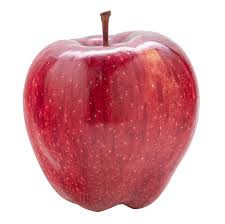
#> input picture images.jpeg, 225 x 224 px
$ python Odev1.py
#> lines starting #> are read from the running program, lines starting #| are printed output that depends on the picture
import cv2
import numpy as np
import matplotlib.pyplot as plt

def histogram_hesapla(goruntu):
    histogram = np.zeros(256)

    for piksel in np.nditer(goruntu):
        histogram[piksel] += 1

    return histogram

goruntu = cv2.imread("images.jpeg", 0)
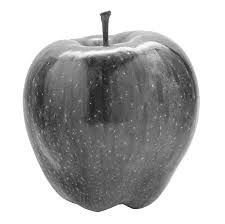
#> goruntu: shape (224, 225); min 27, max 255, mean 180.3

histogram = histogram_hesapla(goruntu)
#> after the loop in histogram_hesapla, `for piksel in np.nditer(goruntu):`: histogram = 256 values, max 23036 at index 255, min 0 at index 0, mean 196.9

plt.plot(histogram, color='black')
plt.xlabel('Piksel Değerleri')
plt.ylabel('Piksel Sayısı')
plt.show()
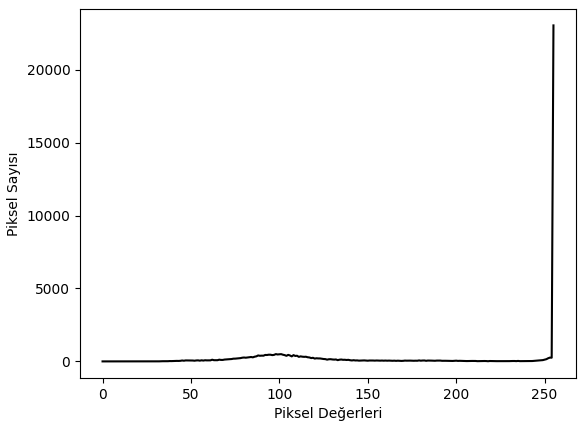
#> figure drawn by matplotlib, 1 panel; curve peaks at x = 255, y = 23036

$ run again, with pirinc3.jpg copied over images.jpeg
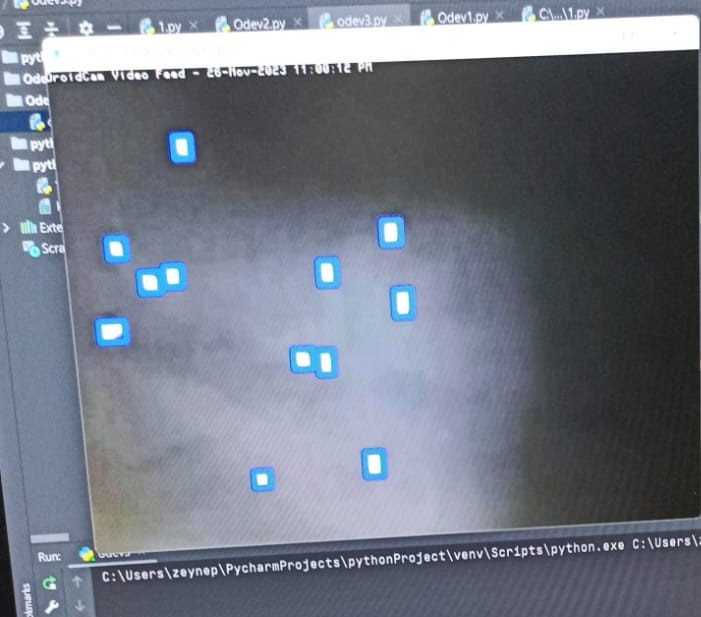
#> input picture pirinc3.jpg, 701 x 617 px
#> `goruntu = cv2.imread("images.jpeg", 0)`:
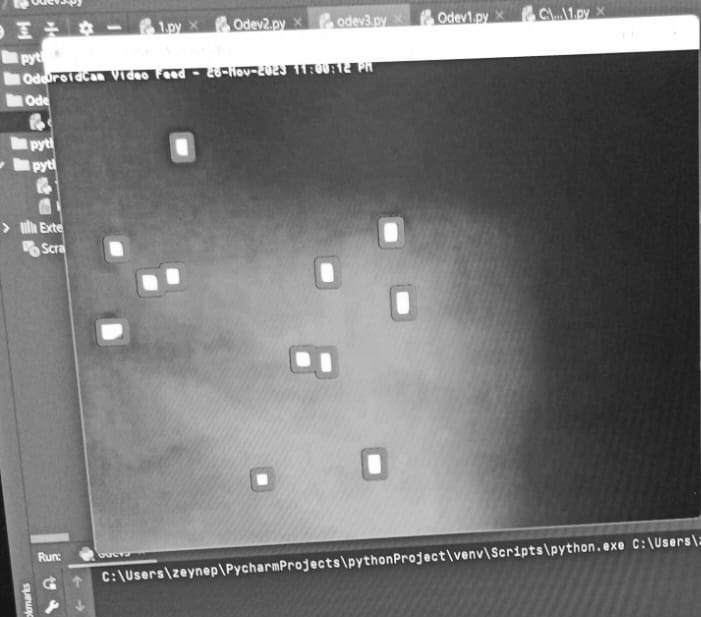
#> goruntu: shape (617, 701); min 17, max 255, mean 118.6
#> the loop in histogram_hesapla, `for piksel in np.nditer(goruntu):` made 432517 passes
#> piksel on passes 1 to 3: 118, 119, 117
#> after the loop in histogram_hesapla, `for piksel in np.nditer(goruntu):`: histogram = 256 values, max 15678 at index 255, min 0 at index 0, mean 1689.5
#> `plt.show()`:
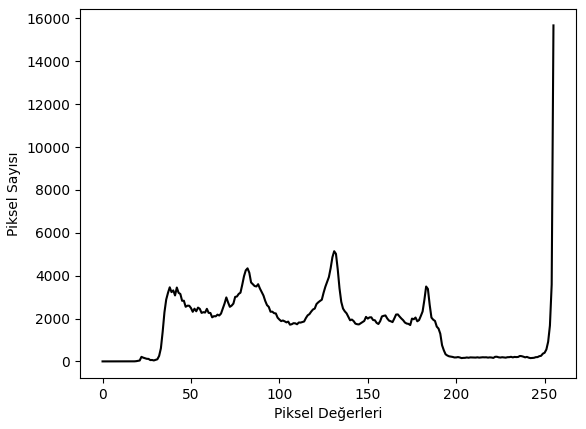
#> figure drawn by matplotlib, 1 panel; curve peaks at x = 255, y = 15678
